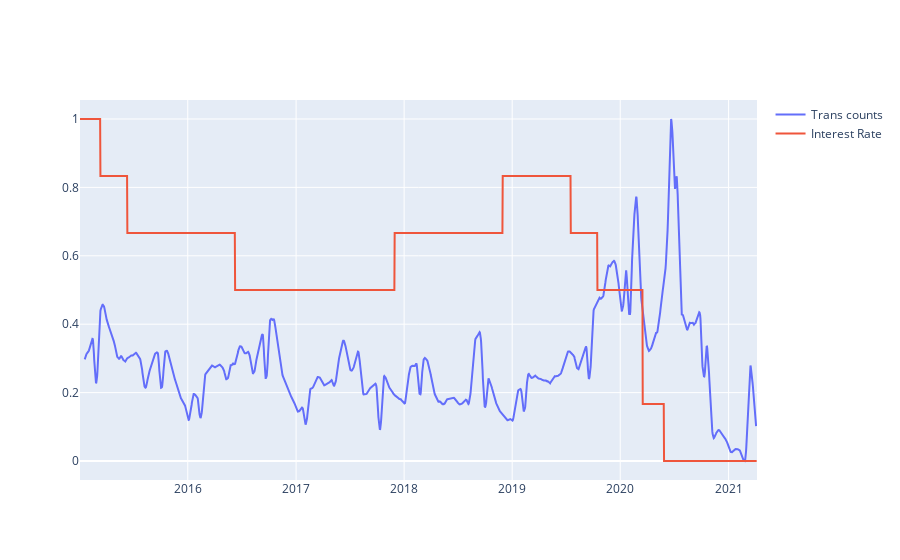

The code cell stored with this chart in its notebook:
### Code cell
fig = go.Figure()
# Time_Series_Plot(fig, nonseasonal_mov_avg_pyeong, 'Trading day', 'Trans per Pyeong', 'Trans per Pyeong')

Time_Series_Plot(fig, nonseasonal_mov_avg_count, 'Trading day', 'Trans per Pyeong', 'Trans counts')

Time_Series_Plot(fig, InterestRate_df, 'Date', 'InterestRate', 'Interest Rate')

fig.show()

### Figure 1 — Plotly figure (JSON) as saved in the notebook; plotly's stock layout.template omitted (floating-point values rounded to 4 significant figures; data arrays with more than 128 entries replaced by an {"elided": "..."} marker saying what was removed)
{"data": [{"mode": "lines", "name": "Trans counts", "type": "scatter", "x": {"elided": "2288 str values"}, "y": {"elided": "2288 float values"}}, {"mode": "lines", "name": "Interest Rate", "type": "scatter", "x": {"elided": "1545 str values"}, "y": {"elided": "1545 float values"}}], "layout": {}}
